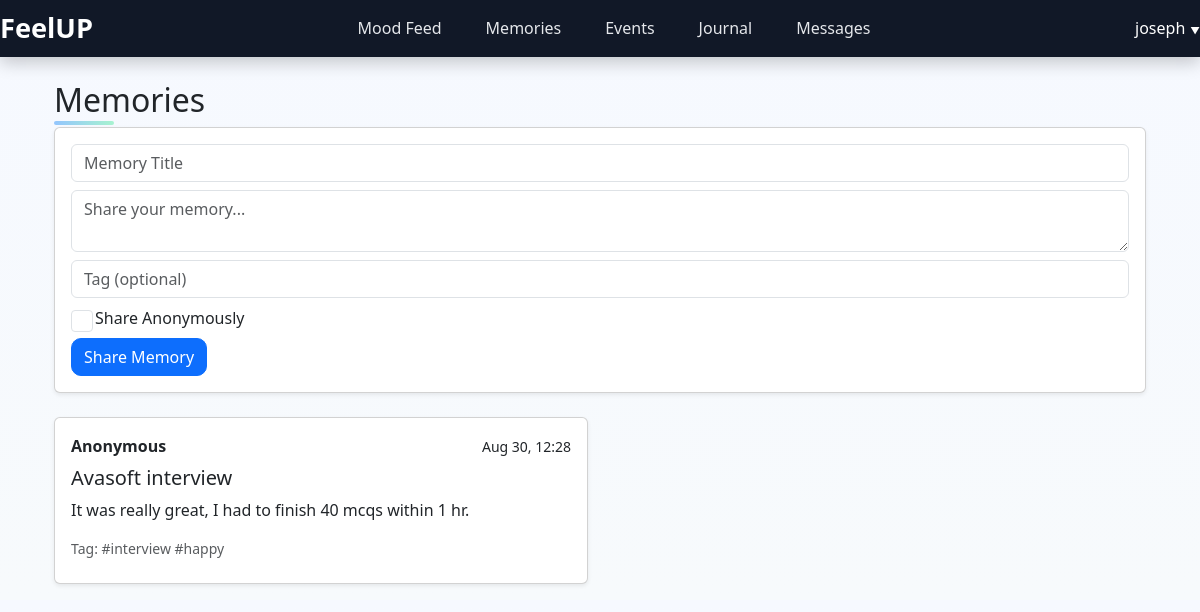
The app's page /memory (signed in) with its own data.
### app.py (models this page shows, shortened)
class User(db.Model):
    id = db.Column(db.Integer, primary_key=True)
    name = db.Column(db.String(120))
    email = db.Column(db.String(150), unique=True, nullable=False)
    password_hash = db.Column(db.String(200), nullable=False)
    created_at = db.Column(db.DateTime, default=datetime.utcnow)

class Memory(db.Model):
    id = db.Column(db.Integer, primary_key=True)
    user_id = db.Column(db.Integer, db.ForeignKey('user.id'), nullable=True)
    username = db.Column(db.String(120))
    title = db.Column(db.String(200))
    body = db.Column(db.Text)
    tag = db.Column(db.String(120))
    anonymous = db.Column(db.Boolean, default=False)
    created_at = db.Column(db.DateTime, default=datetime.utcnow)

### app.py (the view, shortened to what this page needs)
@app.route('/memory', methods=['GET','POST'])
def memory():
    user = current_user()
    tag = request.args.get('tag')
    if tag:
        memories = Memory.query.filter_by(tag=tag).order_by(Memory.created_at.desc()).all()
    else:
        memories = Memory.query.order_by(Memory.created_at.desc()).limit(50).all()
    return render_template('memory.html', memories=memories, user=user)

### app.py (called while the page is built)
def current_user():
    uid = session.get('user_id')
    if uid:
        return User.query.get(uid)
    return None

### templates/memory.html (shortened to what this page needs)
{% extends "base.html" %}
{% block content %}
<div class="container mt-4">
  <h2>Memories</h2>
  <div class="card p-3 mb-4 shadow-sm">
    <form method="POST">
      <input type="text" name="title" class="form-control mb-2" placeholder="Memory Title" required>
      <textarea name="body" class="form-control mb-2" placeholder="Share your memory..." required></textarea>
      <input type="text" name="tag" class="form-control mb-2" placeholder="Tag (optional)">
      <div class="form-check mb-2">
        <input type="checkbox" class="form-check-input" name="anonymous" id="anonCheckMem">
        <label class="form-check-label" for="anonCheckMem">Share Anonymously</label>
      </div>
      <button class="btn btn-primary">Share Memory</button>
    </form>
  </div>
  <div class="row">
    {% for mem in memories %}
    <div class="col-md-6 mb-3">
      <div class="card p-3 shadow-sm">
        <div class="d-flex justify-content-between align-items-center mb-2">
          <strong>{{ mem.username }}</strong>
          <small>{{ mem.created_at.strftime('%b %d, %H:%M') }}</small>
        </div>
        <h5>{{ mem.title }}</h5>
        <p>{{ mem.body }}</p>
        <small class="text-muted">Tag: {{ mem.tag }}</small>
      </div>
    </div>
    {% endfor %}
  </div>
</div>
{% endblock %}

### templates/navbar.html (shortened to what this page needs)
<nav class="navbar">
  <div class="nav-left d-flex align-items-center gap-2">
    <a href="{{ url_for('dashboard') }}" class="brand">FeelUP</a>
  </div>
  <div class="nav-center">
    <a href="{{ url_for('mood_feed') }}" class="nav-item">Mood Feed</a>
    <a href="{{ url_for('memory') }}" class="nav-item">Memories</a>
    <a href="{{ url_for('events') }}" class="nav-item">Events</a>
    <a href="{{ url_for('journal') }}" class="nav-item">Journal</a>
    <a href="{{ url_for('messages') }}" class="nav-item">Messages</a>
  </div>
  <div class="nav-right">
    {% if user %}
    <div class="profile-dropdown">
      <span class="profile-name">{{ user.name }}</span>
    </div>
    {% else %}
    <a href="{{ url_for('index') }}" class="nav-item">Login</a>
    <a href="{{ url_for('register') }}" class="nav-item">Register</a>
    {% endif %}
  </div>
</nav>

### static/style.css (style rules this page uses)
body { font-family: 'Segoe UI', Tahoma, Geneva, Verdana, sans-serif; background: linear-gradient(180deg, #f6f9ff 0%, #f7fafc 100%); margin: 0; padding: 0; color: #111827; }
h2 { font-weight: 600; margin-bottom: 20px; }
.container h2, main h2 { position: relative; display: inline-block; }
.container h2::after, main h2::after { content: ""; position: absolute; left: 0; bottom: -6px; width: 40%; height: 4px; border-radius: 4px; background: linear-gradient(90deg, #93c5fd, #a7f3d0); }
.navbar { display: flex; justify-content: space-between; align-items: center; padding: 12px 30px; background: #111827; color: white; box-shadow: 0 6px 16px rgba(0,0,0,0.2); position: sticky; top: 0; z-index: 100; }
.nav-left .brand { font-size: 1.7em; font-weight: bold; color: white; text-decoration: none; }
.nav-center { display: flex; gap: 20px; }
.nav-center .nav-item { text-decoration: none; color: #e5e7eb; font-weight: 500; padding: 8px 12px; border-radius: 8px; transition: 0.2s ease-in-out; }
.nav-right { display: flex; align-items: center; gap: 15px; position: relative; }
.profile-dropdown { cursor: pointer; position: relative; }
.profile-name::after { content: "▼"; font-size: 0.6em; margin-left: 5px; }
.btn { border-radius: 10px !important; transition: transform 0.2s ease, box-shadow 0.2s ease; }
.card { border-radius: 14px; border: 1px solid #e5e7eb; box-shadow: 0 6px 18px rgba(0,0,0,0.08); transition: box-shadow 0.2s ease, transform 0.2s ease; }
form textarea, form input, form select { border-radius: 12px; padding: 10px; border: 1px solid #e5e7eb; transition: 0.2s ease-in-out; }

### records on screen
User: name "joseph"
Memory: username "Anonymous", created_at "Aug 30, 12:28", title "Avasoft interview", body "It was really great, I had to finish 40 mcqs within 1 hr.", tag "#interview #happy"
